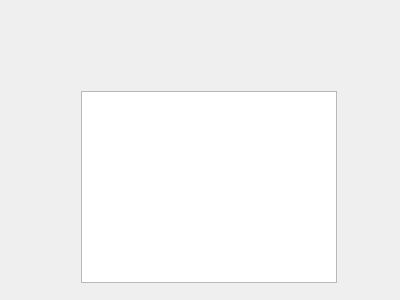
<?xml version="1.0" encoding="UTF-8"?>
<ui version="4.0">
 <class>imageCapture</class>
 <widget class="QWidget" name="imageCapture">
  <property name="geometry">
   <rect>
    <x>0</x>
    <y>0</y>
    <width>400</width>
    <height>300</height>
   </rect>
  </property>
  <property name="windowTitle">
   <string>Form</string>
  </property>
  <layout class="QGridLayout" name="gridLayout">
   <item row="1" column="0">
    <widget class="QWidget" name="widget" native="true">
     <widget class="QGraphicsView" name="graphicsView">
      <property name="geometry">
       <rect>
        <x>70</x>
        <y>80</y>
        <width>256</width>
        <height>192</height>
       </rect>
      </property>
     </widget>
    </widget>
   </item>
  </layout>
 </widget>
 <resources/>
 <connections/>
</ui>
